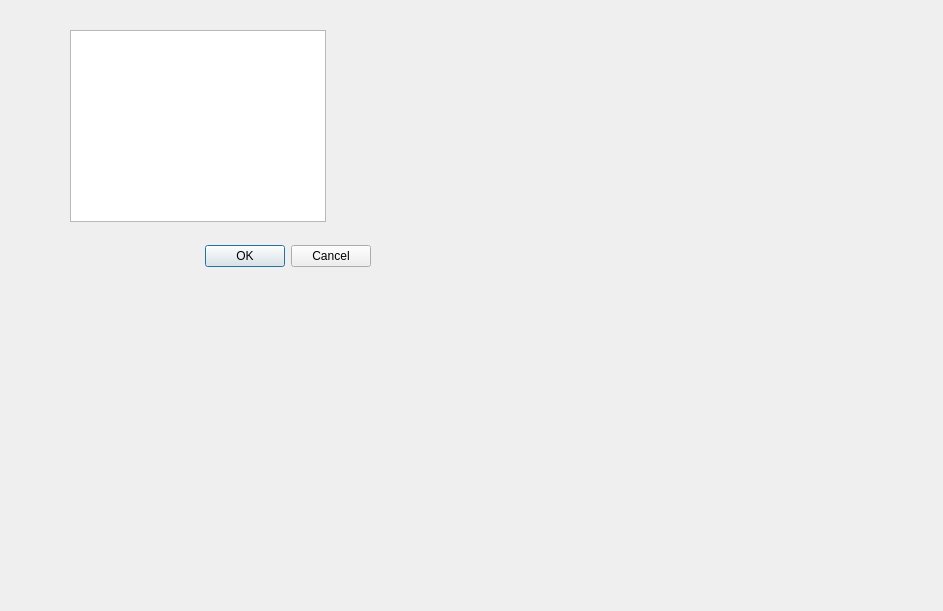
<?xml version="1.0" encoding="UTF-8"?>
<ui version="4.0">
 <class>Dialog</class>
 <widget class="QDialog" name="Dialog">
  <property name="geometry">
   <rect>
    <x>0</x>
    <y>0</y>
    <width>943</width>
    <height>611</height>
   </rect>
  </property>
  <property name="windowTitle">
   <string>Dialog</string>
  </property>
  <widget class="QDialogButtonBox" name="buttonBox">
   <property name="geometry">
    <rect>
     <x>30</x>
     <y>240</y>
     <width>341</width>
     <height>32</height>
    </rect>
   </property>
   <property name="orientation">
    <enum>Qt::Horizontal</enum>
   </property>
   <property name="standardButtons">
    <set>QDialogButtonBox::Cancel|QDialogButtonBox::Ok</set>
   </property>
  </widget>
  <widget class="QTableWidget" name="tableWidget">
   <property name="geometry">
    <rect>
     <x>70</x>
     <y>30</y>
     <width>256</width>
     <height>192</height>
    </rect>
   </property>
  </widget>
 </widget>
 <resources/>
 <connections>
  <connection>
   <sender>buttonBox</sender>
   <signal>accepted()</signal>
   <receiver>Dialog</receiver>
   <slot>accept()</slot>
   <hints>
    <hint type="sourcelabel">
     <x>248</x>
     <y>254</y>
    </hint>
    <hint type="destinationlabel">
     <x>157</x>
     <y>274</y>
    </hint>
   </hints>
  </connection>
  <connection>
   <sender>buttonBox</sender>
   <signal>rejected()</signal>
   <receiver>Dialog</receiver>
   <slot>reject()</slot>
   <hints>
    <hint type="sourcelabel">
     <x>316</x>
     <y>260</y>
    </hint>
    <hint type="destinationlabel">
     <x>286</x>
     <y>274</y>
    </hint>
   </hints>
  </connection>
 </connections>
</ui>
